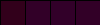
Frame 1 (no input)
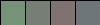
Frame 60 (the mouse pressed at the canvas centre just before this capture)
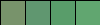
Frame 120 (the mouse held since frame 60 and released just before this capture)

The Processing sketch that drew these frames (run headless with seeded random() and noise(); from frame 60 on, the mouse is pressed at the canvas centre):

// Processing sketch: AE_standard_deviation_colorpalette
// ── AE_standard_deviation_colorpalette.pde
import java.util.Random;

Random generator;

void setup() {
  size(100, 25);
  background(0);
  generator = new Random();
}

void draw() {
  
  float mean = 127.5;
  float sd = 100;
  float adjust = 50;
  
  float num1 = (float) generator.nextGaussian();
  float num2 = (float) generator.nextGaussian();
  float num3 = (float) generator.nextGaussian();
  
  float c1 = sd * num1 + mean;
  float c2 = sd * num2 + mean;
  float c3 = sd * num3 + mean;
  
  fill(c1, c2, c3, 50);
  rect(0, 0, 25, 25);
  
  
  num1 = (float) generator.nextGaussian();
  num2 = (float) generator.nextGaussian();
  num3 = (float) generator.nextGaussian();
  
  c1 = adjust * num1 + c1;
  c2 = adjust * num2 + c2;
  c3 = adjust * num3 + c3;
  
  fill(c1, c2, c3, 50);
  rect(25, 0, 25, 25);
  
  num1 = (float) generator.nextGaussian();
  num2 = (float) generator.nextGaussian();
  num3 = (float) generator.nextGaussian();
  
  c1 = adjust * num1 + c1;
  c2 = adjust * num2 + c2;
  c3 = adjust * num3 + c3;
  
  fill(c1, c2, c3, 50);
  rect(50, 0, 25, 25);
  
  num1 = (float) generator.nextGaussian();
  num2 = (float) generator.nextGaussian();
  num3 = (float) generator.nextGaussian();
  
  c1 = adjust * num1 + c1;
  c2 = adjust * num2 + c2;
  c3 = adjust * num3 + c3;
  
  fill(c1, c2, c3, 50);
  rect(75, 0, 25, 25);
  
}
